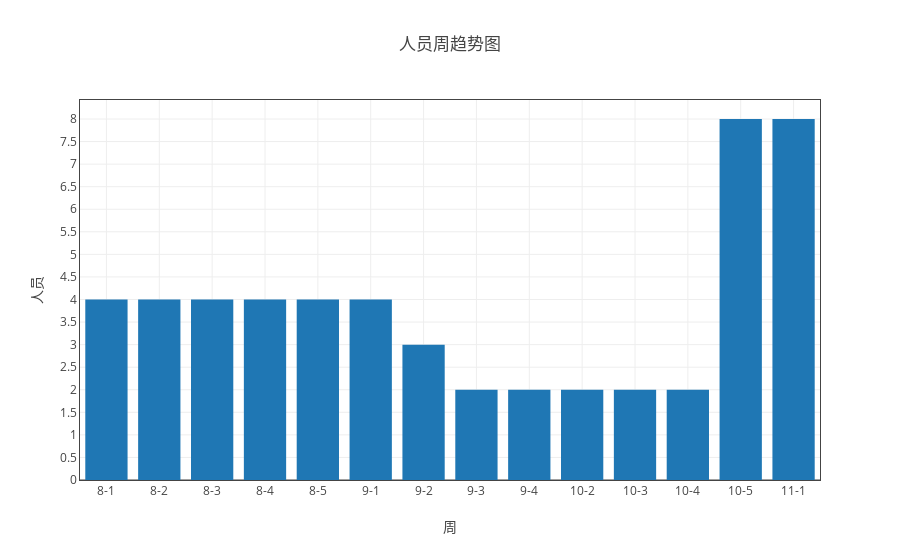
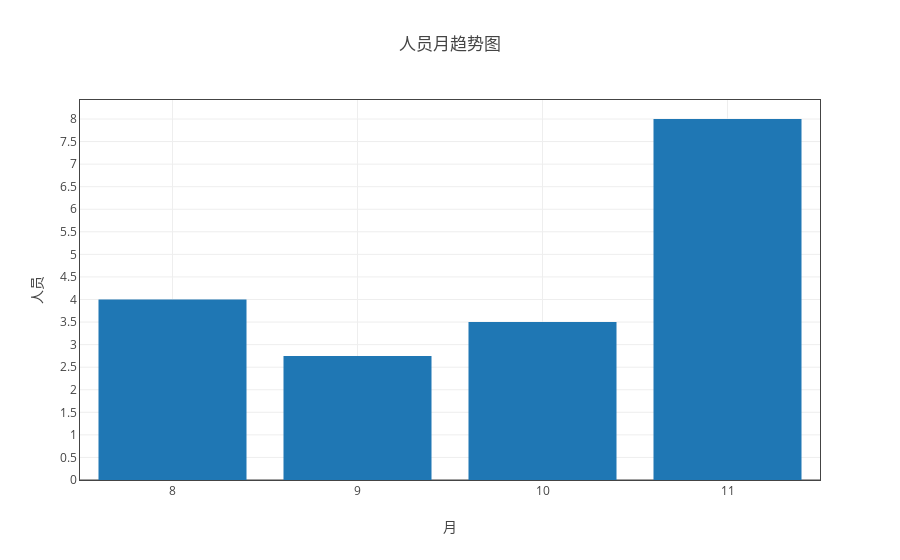
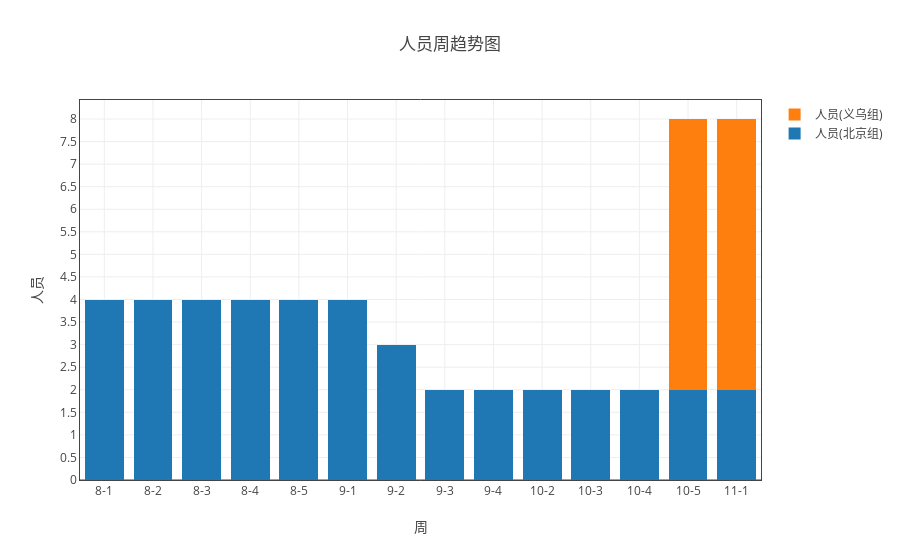

The notebook cell these images were saved under, in order:
### Markdown cell above
## 整体人员情况

### Code cell
ss = myModule.format(all_df1 ,"日期（格式“月-周次”）" ,['人员'])
tt = myModule.myPlot(myModule.sort_by_index(ss.groupby('count')))
tt.plot('bar')

ss = myModule.format(all_df1 ,"month" ,['人员'] )
ss.get_average_by('日期（格式“月-周次”）')
tt = myModule.myPlot(ss.groupby("count"))# ,"日期（格式“月-周次”）" ,['人员'])
tt.plot('bar',tag='月')

ss = myModule.format(all_df1 ,"日期（格式“月-周次”）" ,['人员'])
ss.add_group('组别')
myModule.myPlot(myModule.sort_by_index(ss.groupby('count'))).plot('stack_bar')

### Figure 1 — Plotly figure (JSON) as saved in the notebook; plotly's stock layout.template omitted (floating-point values rounded to 4 significant figures)
{"data": [{"name": "人员", "type": "bar", "uid": "d3ebcefc-e702-11e8-8ddb-a41f72875c19", "x": ["8-1", "8-2", "8-3", "8-4", "8-5", "9-1", "9-2", "9-3", "9-4", "10-2", "10-3", "10-4", "10-5", "11-1"], "y": [4, 4, 4, 4, 4, 4, 3, 2, 2, 2, 2, 2, 8, 8]}], "layout": {"title": "人员周趋势图", "xaxis": {"mirror": "all", "nticks": 20, "showgrid": true, "showline": true, "title": "周", "type": "category", "zeroline": true}, "yaxis": {"mirror": "all", "nticks": 20, "showgrid": true, "showline": true, "title": "人员", "zeroline": true}}}

### Figure 2 — Plotly figure (JSON) as saved in the notebook; plotly's stock layout.template omitted (floating-point values rounded to 4 significant figures)
{"data": [{"name": "人员", "type": "bar", "uid": "d3ebcefd-e702-11e8-8ddb-a41f72875c19", "x": [8, 9, 10, 11], "y": [4, 2.75, 3.5, 8]}], "layout": {"title": "人员月趋势图", "xaxis": {"mirror": "all", "nticks": 20, "showgrid": true, "showline": true, "title": "月", "type": "category", "zeroline": true}, "yaxis": {"mirror": "all", "nticks": 20, "showgrid": true, "showline": true, "title": "人员", "zeroline": true}}}

### Figure 3 — Plotly figure (JSON) as saved in the notebook; plotly's stock layout.template omitted (floating-point values rounded to 4 significant figures)
{"data": [{"name": "人员(北京组)", "type": "bar", "uid": "d3ebcefe-e702-11e8-8ddb-a41f72875c19", "x": ["8-1", "8-2", "8-3", "8-4", "8-5", "9-1", "9-2", "9-3", "9-4", "10-2", "10-3", "10-4", "10-5", "11-1"], "y": [4, 4, 4, 4, 4, 4, 3, 2, 2, 2, 2, 2, 2, 2]}, {"name": "人员(义乌组)", "type": "bar", "uid": "d3ebceff-e702-11e8-8ddb-a41f72875c19", "x": ["8-1", "8-2", "8-3", "8-4", "8-5", "9-1", "9-2", "9-3", "9-4", "10-2", "10-3", "10-4", "10-5", "11-1"], "y": [null, null, null, null, null, null, null, null, null, null, null, null, 6, 6]}], "layout": {"barmode": "stack", "title": "人员周趋势图", "xaxis": {"mirror": "all", "nticks": 20, "showgrid": true, "showline": true, "title": "周", "type": "category", "zeroline": true}, "yaxis": {"mirror": "all", "nticks": 20, "showgrid": true, "showline": true, "title": "人员", "zeroline": true}}}
